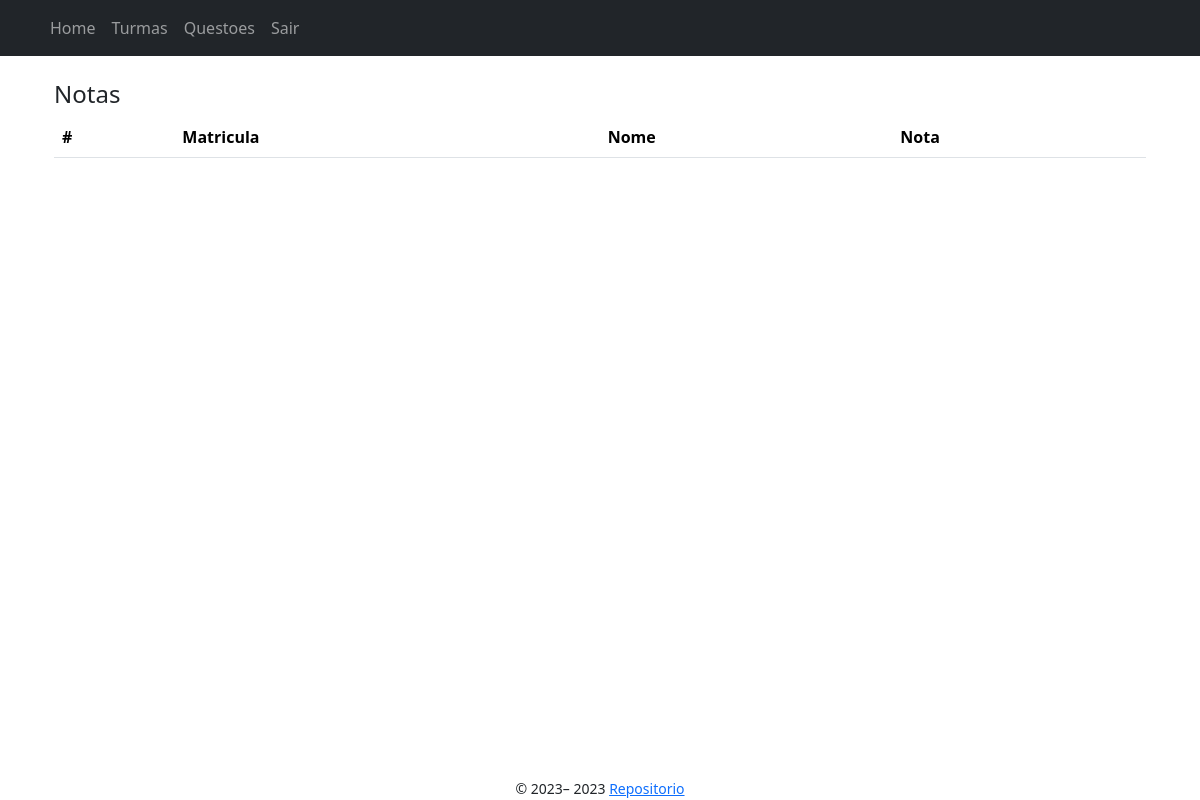
The page /turmas/1/exames/2/notas (signed in) on the database as committed earlier.
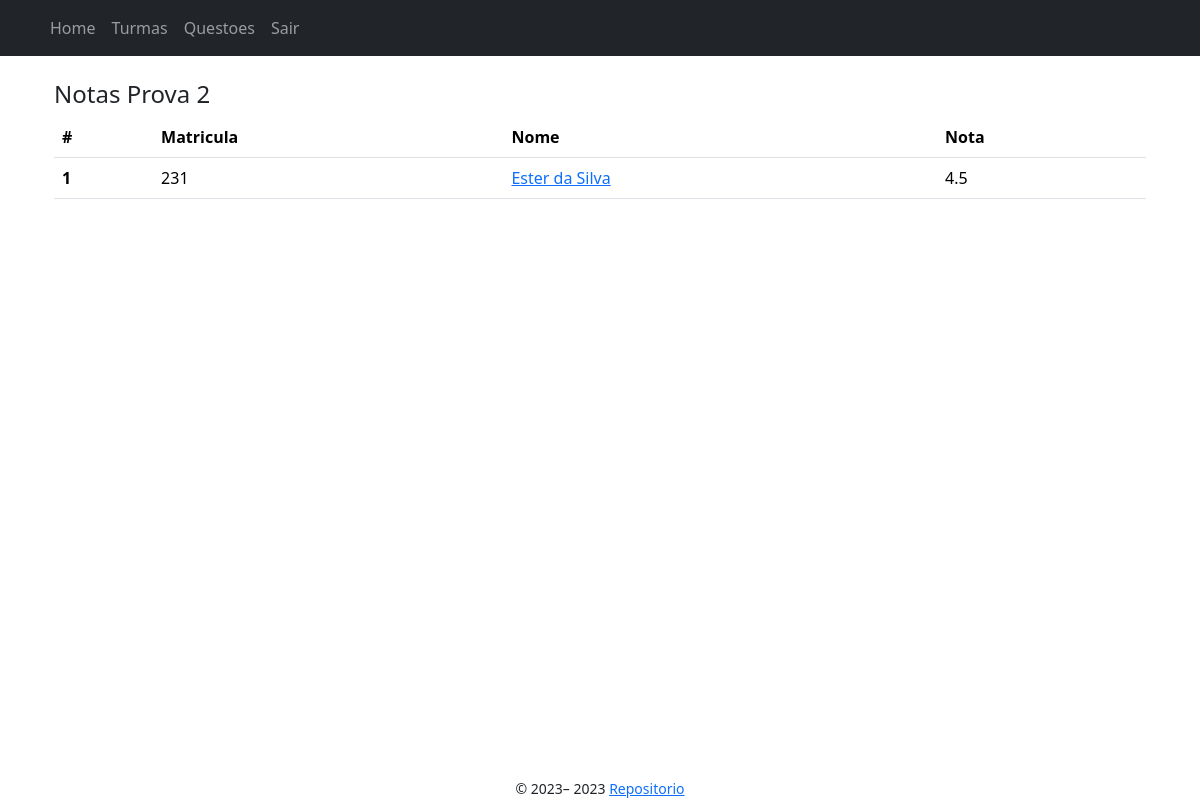
The same page on the database as committed later.
### app/models/exame.py (models this page shows)
class Exame(db.Model):
    __tablename__ = "exame"
    id = db.Column(db.Integer, primary_key=True)
    data_inicio = db.Column(db.DateTime, nullable=True)
    data_fim = db.Column(db.DateTime, nullable=True)
    nome = db.Column(db.String(255))
    nota_exame = db.Column(db.Float)
    professor_id = db.Column(db.Integer, db.ForeignKey('professor.id'), nullable=False)
    turma_id = db.Column(db.Integer, db.ForeignKey('turma.id'), nullable=False)
    notas = db.relationship('NotasExames', backref='exame_notas') #1 to N
    respostas = db.relationship('RespostaQuestaoExame', backref='exame_respostas') #1 to N
    questoes = db.relationship("QuestaoExame", back_populates="exame") # N to N

### app/models/notas_exame.py (models this page shows)
class NotasExames(db.Model):
    __tablename__ = "notas_exames"
    exame_id = db.Column(db.Integer, db.ForeignKey('exame.id'), primary_key=True)
    estudante_id = db.Column(db.Integer, db.ForeignKey('estudante.id'), primary_key=True)
    nota_exame = db.Column(db.Float)

### app/models/usuario.py (models this page shows)
class Usuario(UserMixin,db.Model):
    id = db.Column(db.Integer, primary_key=True)
    nome = db.Column(db.String(150), nullable=False)
    matricula = db.Column(db.String(15), unique=True, nullable=False)
    email = db.Column(db.String(100), unique=True, nullable=False)
    senha = db.Column(db.String(200), nullable=False)
    tipo_usuario = db.Column(
        Enum("estudante", "professor", name="tipo_usuario"), nullable=False)

### app/controllers/exames_controller.py (the view)
@bp.route("<int:exame_id>/notas", methods=['GET'])
@login_required
def notas(turma_id, exame_id):
    notas_exame = db.session.query(NotasExames, Estudante).join(Estudante).filter(NotasExames.exame_id == exame_id).all()
    exame = Exame.query.filter_by(id=exame_id).first()
    return render_template("exames/notas_exame.jinja2", notas_exame=notas_exame, exame=exame, turma_id=turma_id)

### app/templates/exames/notas_exame.jinja2 (shortened to what this page needs)
{% extends "./base.jinja2" %}
{% from 'bootstrap5/utils.html' import render_icon %}
{% block content %}
<div class="container">
    <h4> Notas {{ exame.nome }}</h4>
    <table class="table">
        <thead>
            <tr>
            <th scope="col">#</th>
            <th scope="col">Matricula</th>
            <th scope="col">Nome</th>
            <th scope="col">Nota</th>
            </tr>
        </thead>
        <tbody>
            {% for nota_exame, estudante in notas_exame %}
                <tr>
                <th scope="row">{{loop.index}}</th>
                <td> {{ estudante.matricula }} </td>
                <td> <a href="{{ url_for('turmas.exames.resposta_exame', turma_id=turma_id, exame_id=exame.id, estudante_id=estudante.id) }}">
                    {{ estudante.nome }}
                    </a>
                </td>
                <td> {{ nota_exame.nota_exame }}</td>
                </tr>
            {% endfor %}
        </tbody>
    </table>
</div>
{% endblock %}

Rows that differ between the two databases and show on the page:
added Exame: nome "Prova 2"
added NotasExames: matricula "231", nome "Ester da Silva", nota_exame "4.5"
